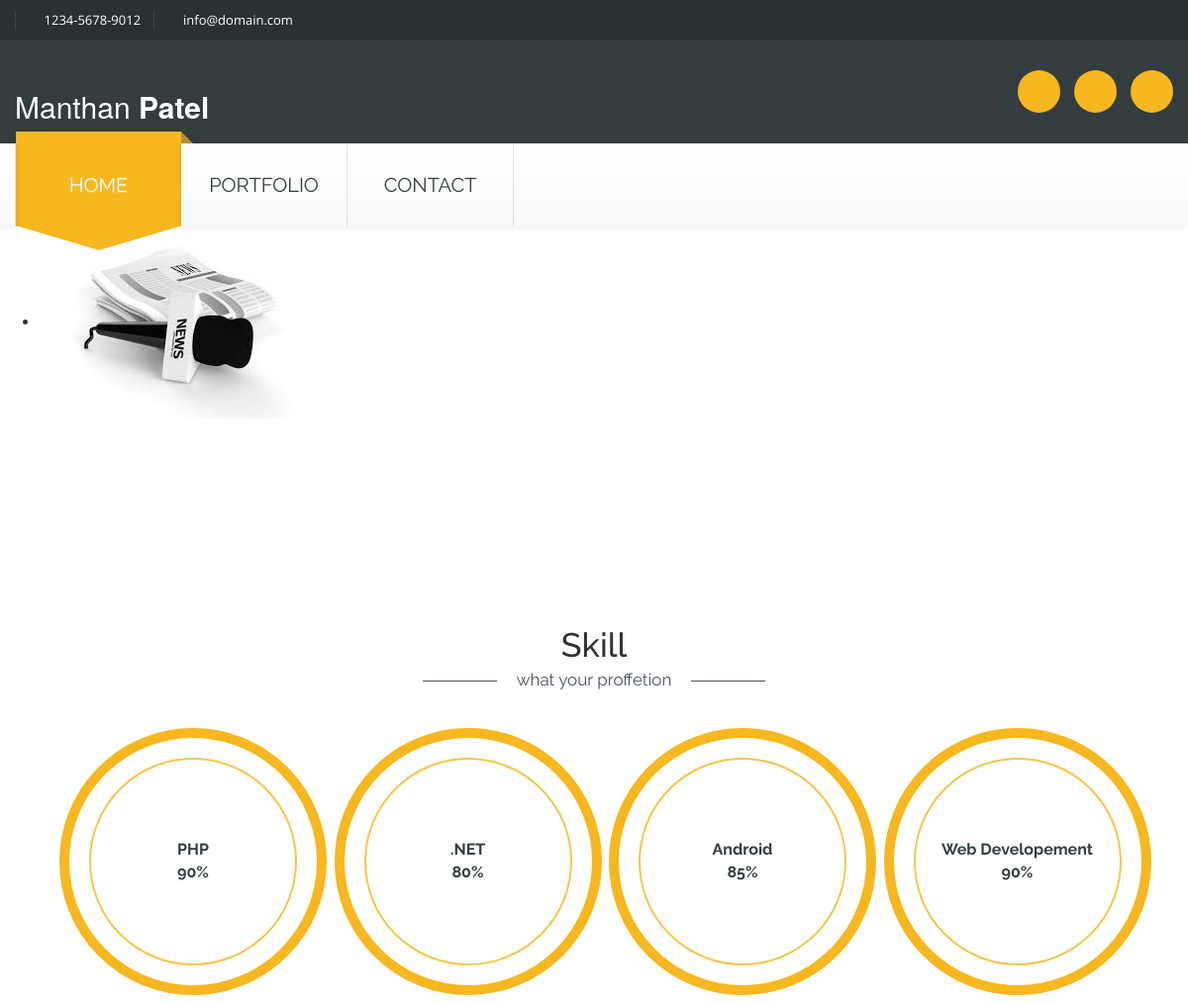
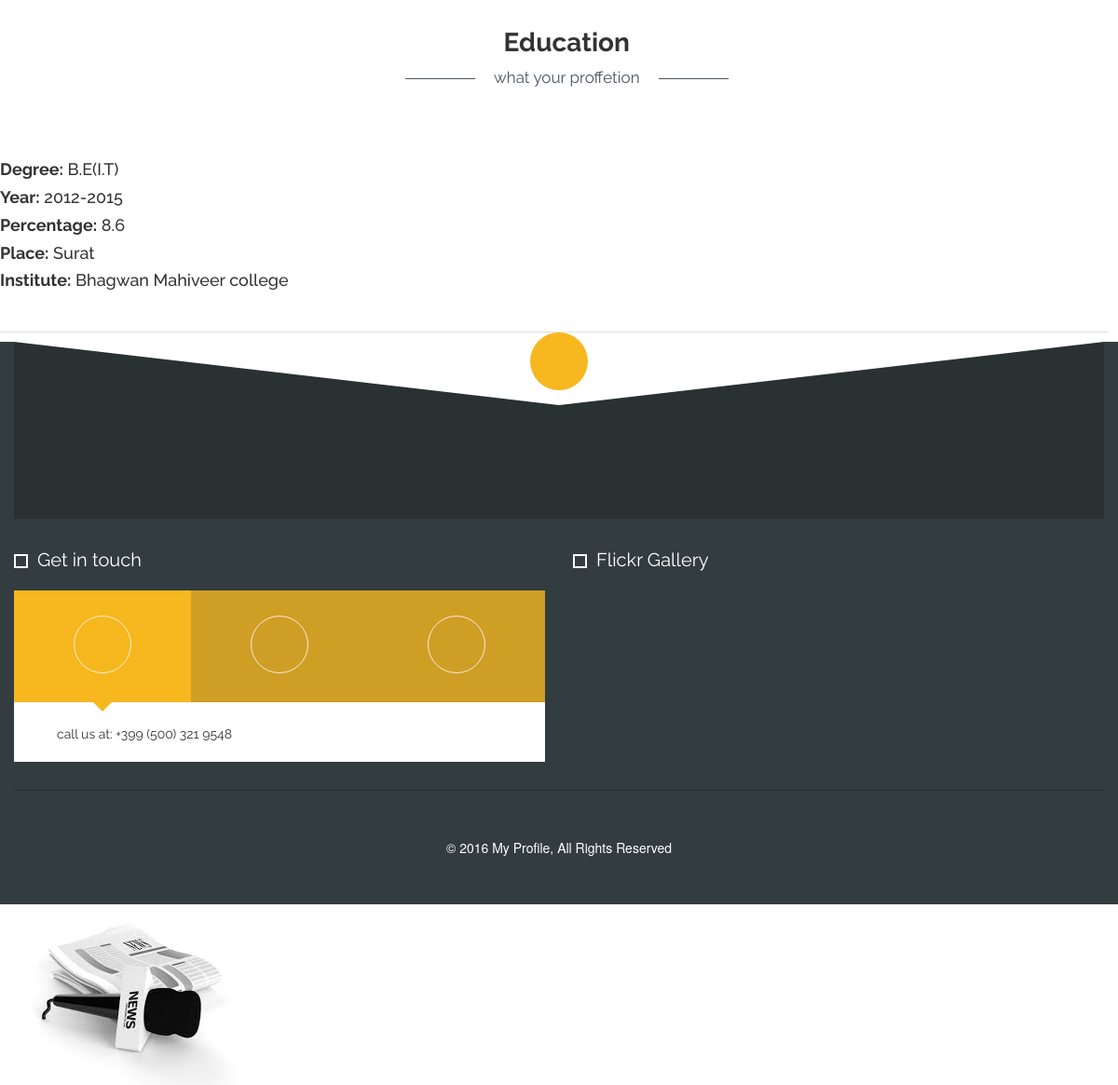
The app's page /mp_user/theam01/index.php (signed in) with its own data (2 pictures, top to bottom).
### tables this page shows
CREATE TABLE IF NOT EXISTS `mp_profile` (
  `profile_id` int(100) NOT NULL AUTO_INCREMENT,
  `profile_url` varchar(200) NOT NULL,
  `employee_id` int(100) NOT NULL,
  PRIMARY KEY (`profile_id`)
);

CREATE TABLE IF NOT EXISTS `mp_skill` (
  `skill_id` int(100) NOT NULL AUTO_INCREMENT,
  `skill_name` varchar(50) NOT NULL,
  `skill_capicity` varchar(10) NOT NULL,
  `employee_id` int(100) NOT NULL,
  PRIMARY KEY (`skill_id`)
);

CREATE TABLE IF NOT EXISTS `mp_education` (
  `education_id` int(100) NOT NULL AUTO_INCREMENT,
  `education_type` varchar(50) NOT NULL,
  `education_year` varchar(10) NOT NULL,
  `education_percentage` varchar(10) NOT NULL,
  `education_place` varchar(100) NOT NULL,
  `education_institute` varchar(100) NOT NULL,
  `employee_id` int(100) NOT NULL,
  PRIMARY KEY (`education_id`)
);

### mp_user/theam01/index.php (the view, shortened to what this page needs)
<?php
include('./include/header.php');
include('./include/menu.php');
?>
    <section id="nr_slider" class="row">
        <div class="mainSliderContainer">
            <div class="mainSlider" >
                <ul>
                    <li data-transition="boxslide" data-slotamount="7" >
					<?php
					$pr_sql="select * from mp_profile where employee_id='$eid'";
							$pr_result=mysqli_query($con,$pr_sql);
							$emp_pr=mysqli_fetch_array($pr_result);
					?>
                       <img src="../../mp_subadmin/profile/profile/<?php echo $emp_pr['profile_url']; ?>" alt="slidebg1"  data-bgfit="cover" data-bgposition="left top" data-bgrepeat="no-repeat">
                       <div class="caption sfr str"
                           data-x="center"
                           data-y="140"
                           data-speed="700"
                           data-start="1700"
                           data-easing="easeOutBack">
                            <h2><?php echo ucwords($fname); ?>  <strong><?php echo ucwords($lname);?></strong></h2>
                       </div>
                       <div class="caption sfl stl"
                           data-x="center"
                           data-y="225"
                           data-speed="500"
                           data-start="1900"
                           data-easing="easeOutBack">
                            <div class="cont-row"></div>
                       </div>
                </ul>
            </div>
        </div>
    </section>
    <section id="nr_services" class="row">
        <div class="container">
            <div class="row sectionTitles">
                <h2 class="sectionTitle">Skill</h2>
                <div class="sectionSubTitle">what your proffetion</div>
            </div>
		   <div class="row m0 text-center col-sm-12">
		   <?php
					$s_sql="select * from mp_skill where employee_id='$eid'";
					$s_result=mysqli_query($con,$s_sql);
					while($emp_skill=mysqli_fetch_array($s_result))
					{
		   ?>
                <div class="col-sm-3">
                    <div class="row m0 service">
                        <div class="row m0 innerRow">
                            <div class="serviceName" style="margin-top:80px;" data-hover="<?php echo $emp_skill['skill_name'];?>"><?php echo $emp_skill['skill_name'];?></div><br>
							<div class="serviceName" data-hover="<?php echo $emp_skill['skill_capicity'];?>%"><?php echo $emp_skill['skill_capicity'];?>%</div>
                        </div>
                    </div>
                </div>
				<?php
				}
				?>
            </div>
        </div>
    </section>
	 <section id="aboutus" class="row">
        <div class="container">
            <div class="row">
				<div class="row aboutContent">
                        <div class="row aboutUsTexts m0 member">
                            <div class="fleft textsPart">
                                <div class="row sectionTitles" style="margin-left:35%;">
								<h2 class="sectionTitle">Education</h2>
								<div class="sectionSubTitle">what your proffetion</div>
								</div>
								 <div class="fleft aboutImg" style="margin-left:50%;">
								</div>
                                <?php
								$e_sql="select * from mp_education where employee_id='$eid'";
								$e_result=mysqli_query($con,$e_sql);
								while($emp_edu=mysqli_fetch_array($e_result))
								{
								?>
								<div class="textsPart" style="clear:both; margin-top:10px;">
                                        <h4><b>Degree:</b>&nbsp<?php echo $emp_edu['education_type'];?> </h4>
                                        <h4><b>Year:</b>&nbsp<?php echo $emp_edu['education_year'];?> </h4>
										<h4><b>Percentage:</b>&nbsp<?php echo $emp_edu['education_percentage'];?> </h4>
										<h4><b>Place:</b>&nbsp<?php echo $emp_edu['education_place'];?> </h4>
										<h4><b>Institute:</b>&nbsp<?php echo $emp_edu['education_institute'];?> </h4>
                                  </div>
								<?php
								}
								?>
                            </div>
                        </div>
                    </div>
				</div>
			</div>
		</section>
    <footer id="nr_footer" class="row">
        <div class="container">
            <div class="row goTop">
                <a href="#top"><i class="fa fa-angle-up"></i></a>
            </div>
            <div class="row twitterSlide">
            </div>
            <div class="footerWidget row">
                <div class="col-sm-6 widget">
                    <div class="getInTouch_widget row">
                        <div class="widgetHeader row m0"><img src="images/whiteSquare.png" alt="">Get in touch</div>
                        <div class="row getInTouch_tab m0">
                            <ul class="nav nav-tabs nav-justified" role="tablist" id="getInTouch_tab">
                              <li role="presentation" class="active"><a href="#contactPhone" aria-controls="contactPhone" role="tab" data-toggle="tab"><i class="fa fa-phone"></i></a></li>
                              <li role="presentation"><a href="#contactEmail" aria-controls="contactEmail" role="tab" data-toggle="tab"><i class="fa fa-envelope"></i></a></li>
                              <li role="presentation"><a href="#contactHome" aria-controls="contactHome" role="tab" data-toggle="tab"><i class="fa fa-home"></i></a></li>
                            </ul>
                            <div class="tab-content">
                              <div role="tabpanel" class="tab-pane active" id="contactPhone"><i class="fa fa-phone"></i> call us at: +399 (500) 321 9548</div>
                            </div>
                        </div>
                    </div>
                </div>
                <div class="col-sm-6 widget">
                    <div class="row flickrSlider">
                        <div class="widgetHeader row m0"><img src="images/whiteSquare.png" alt="">Flickr Gallery</div>
                    </div>
                </div>
            </div>
            <div class="row copyrightRow">
                &copy; 2016 <a href="#">My Profile</a>, All Rights Reserved
            </div>
        </div>
    </footer>
	<?php
					$pr_sql="select * from mp_profile where employee_id='$eid'";
							$pr_result=mysqli_query($con,$pr_sql);
							$emp_pr=mysqli_fetch_array($pr_result);
					?>
   <img src="../../mp_subadmin/profile/profile/<?php echo $emp_pr['profile_url']; ?>" alt="slidebg1"  data-bgfit="cover" data-bgposition="left top" data-bgrepeat="no-repeat">
</body>
</html>

### records on screen
mp_profile: profile_url (picture)
mp_skill: skill_name "PHP", skill_capicity "90"
mp_skill: skill_name ".NET", skill_capicity "80"
mp_skill: skill_name "Android", skill_capicity "85"
mp_skill: skill_name "Web Developement", skill_capicity "90"
mp_education: education_type "B.E(I.T)", education_year "2012-2015", education_percentage "8.6", education_place "Surat", education_institute "Bhagwan Mahiveer college"

### other values on screen
$fname "Manthan"
$lname "Patel"
